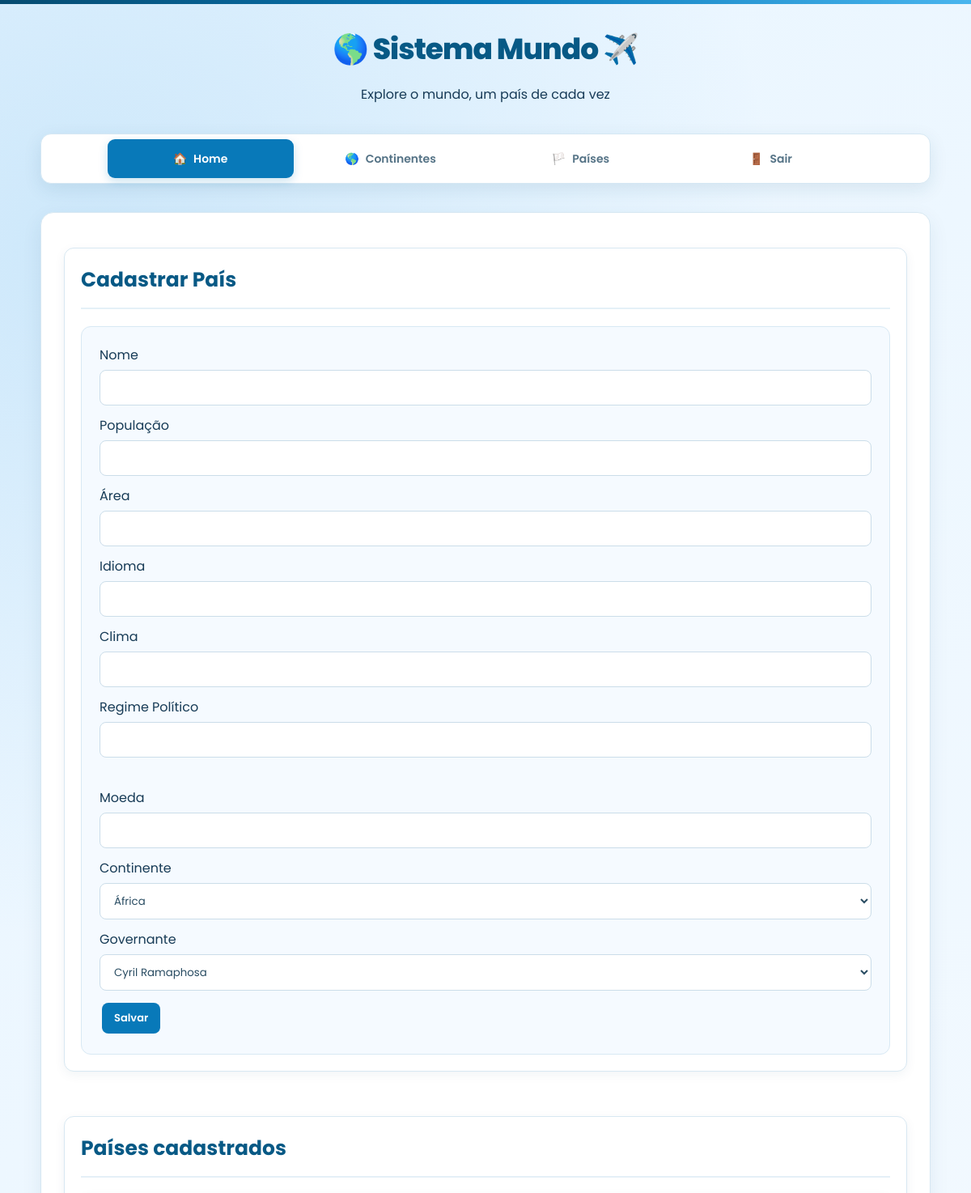
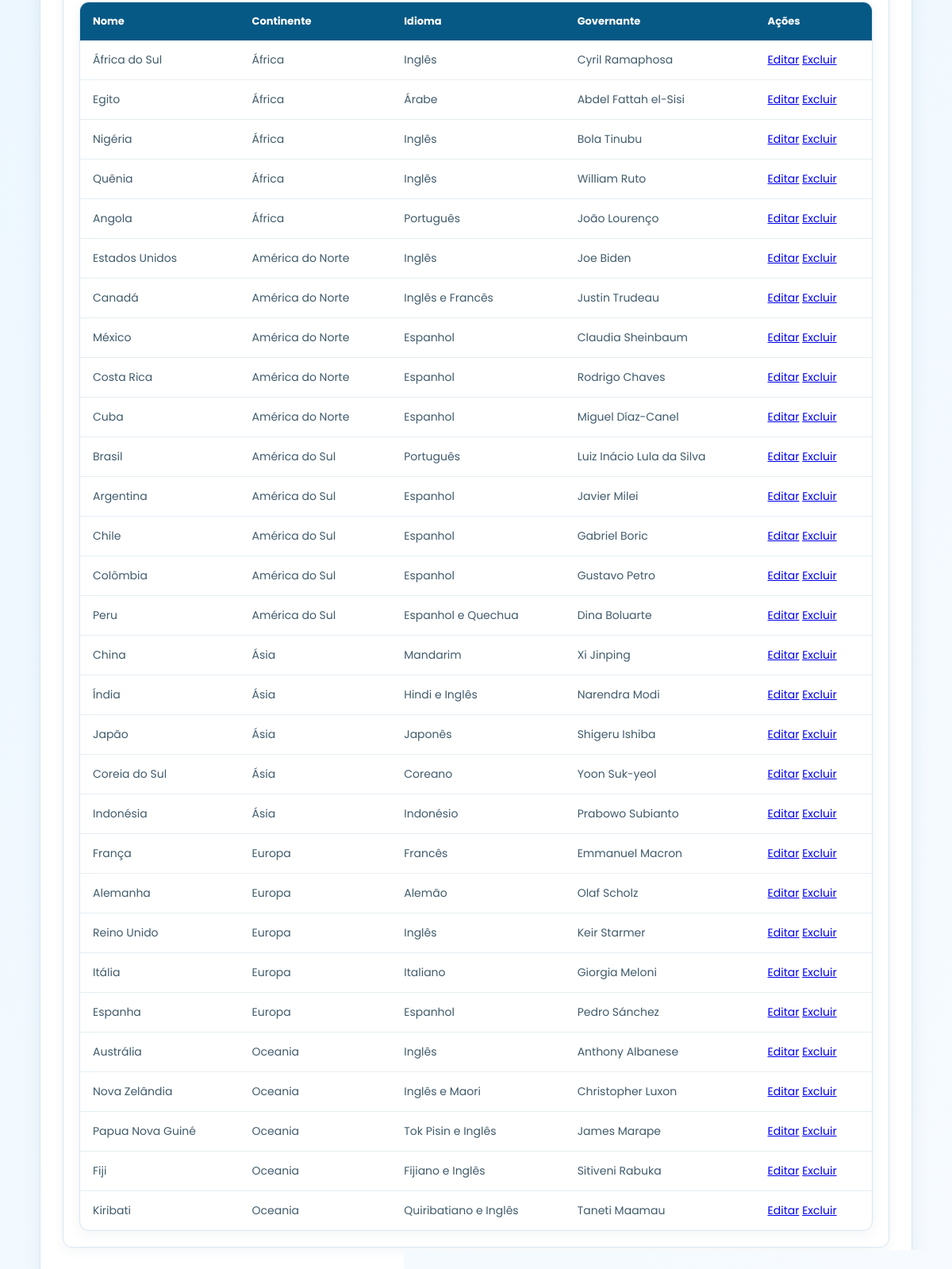
The page /paises.php (signed in) on the database its author committed (2 pictures, top to bottom).
### tables this page shows
create table tb_paises (
id_pais int primary key not null auto_increment,
nome varchar(100) not null,
pop int not null,
area int not null,
idioma varchar(60) not null,
clima varchar(60) not null,
reg_pol varchar(60) not null,
moeda varchar(60) not null,
id_continente int not null,
id_gov int not null,
foreign key (id_continente)
references tb_continentes(id_continente),
foreign key (id_gov)
references tb_governantes(id_gov)
);

create table tb_continentes (
id_continente int primary key not null auto_increment,
nome varchar(60) not null,
pop int not null,
area int not null,
total_paises int not null 
);

create table tb_governantes (
id_gov int primary key not null auto_increment,
nome varchar(60) not null,
partido varchar(60) not null,
dt_nascimento date not null,
idade int not null,
dt_inicio date not null,
dt_fim date not null
);

### paises.php (the view, shortened to what this page needs)
<!DOCTYPE html>
<html lang="pt-br">
<head>
    <link rel="stylesheet" href="style.css">
</head>
<body>
<header class="header">
    <div>
        <h1>Sistema Mundo</h1>
        <p>Explore o mundo, um país de cada vez</p>
    </div>
</header>
<nav class="navbar">
    <div class="menu">
        <a href="index.php" class="active"><span>🏠</span> Home</a>
        <a href="continentes.php"><span>🌎</span> Continentes</a>
        <a href="paises.php"><span>🏳️</span> Países</a>
        <a href="logout.php"><span>🚪</span> Sair</a>
    </div>
</nav>
<div class="container">
<div class="card">
<h2>Cadastrar País</h2>
<form action="salvar_pais.php" method="POST">
<label>Nome</label>
<input type="text" name="nome" required>
<label>População</label>
<input type="number" name="pop" required>
<label>Área</label>
<input type="number" name="area" required>
<label>Idioma</label>
<input type="text" name="idioma" required>
<label>Clima</label>
<input type="text" name="clima" required>
<label>Regime Político</label>
<input type="text" name="reg_pol" required>
<br><br>
<label>Moeda</label>
<input type="text" name="moeda" required>
<label>Continente</label>
<select name="id_continente">
<?php
$sql="SELECT * FROM tb_continentes";
$resultado=mysqli_query($con,$sql);
while($linha=mysqli_fetch_assoc($resultado))
{
?>
<option value="<?php echo $linha['id_continente']; ?>">
<?php echo $linha['nome']; ?>
</option>
<?php
}
?>
</select>
<label>Governante</label>
<select name="id_gov" required>
<?php
$sql = "SELECT * FROM tb_governantes";
$resultado = mysqli_query($con, $sql);
while($linha = mysqli_fetch_assoc($resultado)){
?>
<option value="<?php echo $linha['id_gov']; ?>">
    <?php echo $linha['nome']; ?>
</option>
<?php
}
?>
</select>
<button type="submit">Salvar</button>
</form>
</div>
<br>
<div class="card">
<h2>Países cadastrados</h2>
<table>
<tr>
<th>Nome</th>
<th>Continente</th>
<th>Idioma</th>
<th>Governante</th>
<th>Ações</th>
</tr>
<?php
$sql="SELECT
tb_paises.*,
tb_continentes.nome AS continente,
tb_governantes.nome AS governante
FROM tb_paises
INNER JOIN tb_continentes
ON tb_paises.id_continente=tb_continentes.id_continente
INNER JOIN tb_governantes
ON tb_paises.id_gov=tb_governantes.id_gov";
$resultado=mysqli_query($con,$sql);
while($dados=mysqli_fetch_assoc($resultado))
{
?>
<tr>
<td><?php echo $dados['nome']; ?></td>
<td><?php echo $dados['continente']; ?></td>
<td><?php echo $dados['idioma']; ?></td>
<td><?php echo $dados['governante']; ?></td>
<td>
<a class="btnEditar" href="editar_pais.php?id=<?php echo $dados['id_pais']; ?>">Editar</a>
<a class="btnExcluir"
onclick="return confirm('Deseja excluir?')"
href="excluir_pais.php?id=<?php echo $dados['id_pais']; ?>">
Excluir
</a>
</td>
</tr>
<?php
}
?>
</table>
</div>
</div>
</body>
</html>

### style.css (style rules this page uses)
* { box-sizing: border-box; }
body { margin: 0; min-height: 100vh; font-family: "Poppins", sans-serif; color: #173b56; background: radial-gradient( circle at 10% 10%, rgba(74, 168, 230, 0.18), transparent 28% ), linear-gradient( 135deg, #e8f5ff, #f7fbff ); background-attachment: fixed; }
body::before { content: ""; display: block; height: 5px; background: linear-gradient( 90deg, #064b70, #0879b9, #49b5ee ); }
header { padding: 28px 20px 20px; text-align: center; }
header h1 { margin: 0; color: #075985; font-size: 36px; font-weight: 800; letter-spacing: -1px; }
header h1::before { content: "🌎 "; }
header h1::after { content: " ✈️"; }
nav { width: 100%; padding: 0 20px; }
.menu { width: 100%; max-width: 1100px; min-height: 62px; margin: 0 auto 35px; padding: 6px; display: flex; align-items: center; justify-content: center; gap: 5px; background: #ffffff; border: 1px solid #d5e7f3; border-radius: 13px; box-shadow: 0 7px 22px rgba(20, 78, 112, 0.10); }
.menu a { flex: 1; max-width: 230px; height: 48px; display: flex; align-items: center; justify-content: center; gap: 8px; color: #557386; text-decoration: none; border-radius: 9px; font-size: 14px; font-weight: 600; transition: 0.2s ease; }
.menu a.active { color: #ffffff; background: #0879b9; box-shadow: 0 4px 12px rgba(8, 121, 185, 0.22); }
.container { width: 92%; max-width: 1100px; margin: 0 auto 50px; padding: 28px; background: #ffffff; border: 1px solid #d6e7f2; border-radius: 16px; box-shadow: 0 8px 25px rgba(19, 73, 105, 0.08); }
.container h2 { margin-top: 0; padding-bottom: 15px; color: #075985; font-size: 25px; border-bottom: 2px solid #e4f0f7; }
.container h2::before { margin-right: 8px; }
table { width: 100%; margin-top: 20px; border-collapse: separate; border-spacing: 0; overflow: hidden; background: #ffffff; border: 1px solid #d7e7f1; border-radius: 12px; box-shadow: 0 4px 15px rgba(20, 75, 105, 0.06); }
table th { padding: 14px 16px; text-align: left; color: #ffffff; background: #075985; font-size: 13px; font-weight: 700; }
table td { padding: 14px 16px; color: #405b6b; border-bottom: 1px solid #e6eef3; font-size: 14px; }
table tbody tr { transition: background 0.15s ease; }
table tr:last-child td { border-bottom: none; }
button { padding: 9px 15px; margin: 3px; border: none; border-radius: 8px; background: #0879b9; color: #ffffff; font-family: "Poppins", sans-serif; font-size: 13px; font-weight: 600; cursor: pointer; transition: 0.2s ease; }
form { margin-top: 20px; padding: 22px; background: #f5faff; border: 1px solid #d8e9f4; border-radius: 12px; }
input, select { width: 100%; padding: 11px 13px; margin: 6px 0 12px; background: #ffffff; border: 1px solid #cbdde9; border-radius: 8px; outline: none; font-family: "Poppins", sans-serif; color: #294c62; transition: 0.2s ease; }
.card { padding: 20px; margin: 15px 0; background: #ffffff; border: 1px solid #d8e8f2; border-radius: 12px; box-shadow: 0 4px 14px rgba(20, 75, 105, 0.06); }

### rows shown on the page
tb_paises: nome "África do Sul", id_continente.nome "África", idioma "Inglês", id_gov.nome "Cyril Ramaphosa"
tb_paises: nome "Egito", id_continente.nome "África", idioma "Árabe", id_gov.nome "Abdel Fattah el-Sisi"
tb_paises: nome "Nigéria", id_continente.nome "África", idioma "Inglês", id_gov.nome "Bola Tinubu"
tb_paises: nome "Quênia", id_continente.nome "África", idioma "Inglês", id_gov.nome "William Ruto"
tb_paises: nome "Angola", id_continente.nome "África", idioma "Português", id_gov.nome "João Lourenço"
tb_paises: nome "Estados Unidos", id_continente.nome "América do Norte", idioma "Inglês", id_gov.nome "Joe Biden"
tb_paises: nome "Canadá", id_continente.nome "América do Norte", idioma "Inglês e Francês", id_gov.nome "Justin Trudeau"
tb_paises: nome "México", id_continente.nome "América do Norte", idioma "Espanhol", id_gov.nome "Claudia Sheinbaum"
tb_paises: nome "Costa Rica", id_continente.nome "América do Norte", idioma "Espanhol", id_gov.nome "Rodrigo Chaves"
tb_paises: nome "Cuba", id_continente.nome "América do Norte", idioma "Espanhol", id_gov.nome "Miguel Díaz-Canel"
tb_paises: nome "Brasil", id_continente.nome "América do Sul", idioma "Português", id_gov.nome "Luiz Inácio Lula da Silva"
tb_paises: nome "Argentina", id_continente.nome "América do Sul", idioma "Espanhol", id_gov.nome "Javier Milei"
tb_paises: nome "Chile", id_continente.nome "América do Sul", idioma "Espanhol", id_gov.nome "Gabriel Boric"
tb_paises: nome "Colômbia", id_continente.nome "América do Sul", idioma "Espanhol", id_gov.nome "Gustavo Petro"
tb_paises: nome "Peru", id_continente.nome "América do Sul", idioma "Espanhol e Quechua", id_gov.nome "Dina Boluarte"
tb_paises: nome "China", id_continente.nome "Ásia", idioma "Mandarim", id_gov.nome "Xi Jinping"
tb_paises: nome "Índia", id_continente.nome "Ásia", idioma "Hindi e Inglês", id_gov.nome "Narendra Modi"
tb_paises: nome "Japão", id_continente.nome "Ásia", idioma "Japonês", id_gov.nome "Shigeru Ishiba"
tb_paises: nome "Coreia do Sul", id_continente.nome "Ásia", idioma "Coreano", id_gov.nome "Yoon Suk-yeol"
tb_paises: nome "Indonésia", id_continente.nome "Ásia", idioma "Indonésio", id_gov.nome "Prabowo Subianto"
tb_paises: nome "França", id_continente.nome "Europa", idioma "Francês", id_gov.nome "Emmanuel Macron"
tb_paises: nome "Alemanha", id_continente.nome "Europa", idioma "Alemão", id_gov.nome "Olaf Scholz"
tb_paises: nome "Reino Unido", id_continente.nome "Europa", idioma "Inglês", id_gov.nome "Keir Starmer"
tb_paises: nome "Itália", id_continente.nome "Europa", idioma "Italiano", id_gov.nome "Giorgia Meloni"
tb_paises: nome "Espanha", id_continente.nome "Europa", idioma "Espanhol", id_gov.nome "Pedro Sánchez"
tb_paises: nome "Austrália", id_continente.nome "Oceania", idioma "Inglês", id_gov.nome "Anthony Albanese"
tb_paises: nome "Nova Zelândia", id_continente.nome "Oceania", idioma "Inglês e Maori", id_gov.nome "Christopher Luxon"
tb_paises: nome "Papua Nova Guiné", id_continente.nome "Oceania", idioma "Tok Pisin e Inglês", id_gov.nome "James Marape"
tb_paises: nome "Fiji", id_continente.nome "Oceania", idioma "Fijiano e Inglês", id_gov.nome "Sitiveni Rabuka"
tb_paises: nome "Kiribati", id_continente.nome "Oceania", idioma "Quiribatiano e Inglês", id_gov.nome "Taneti Maamau"

### other values the page prints
form field id_continente "África"
form field id_gov "Cyril Ramaphosa"
